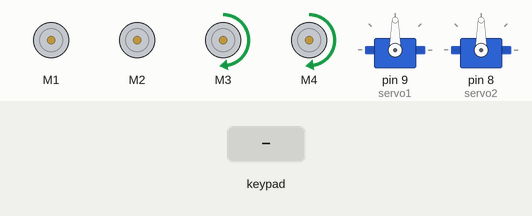
This sketch was run on a simulated Arduino Uno, built with avr-gcc and run on an emulated ATmega328P. Parts: 4 × DC motor (green arrow = forward, orange = backward, longer = faster), 2 × servo. The test bench sets the inputs (shaded band).

Above: at 1.2 s.
1.3 s: key 'U' pressed
At 2.5 s:
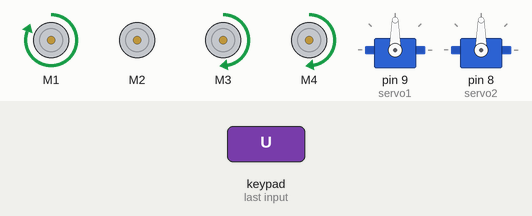
2.8 s: key 'L' pressed
At 4.0 s:
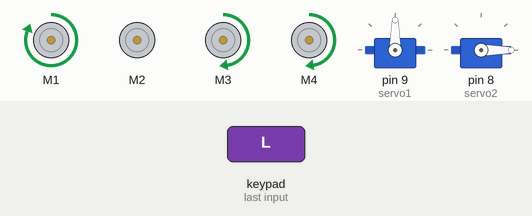
4.3 s: key 'D' pressed
At 5.5 s:
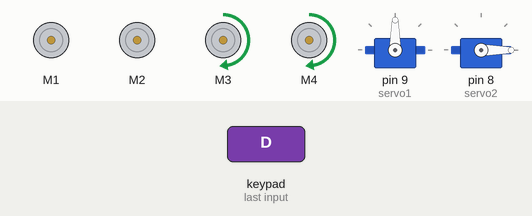
5.8 s: key 'R' pressed
At 7.0 s:
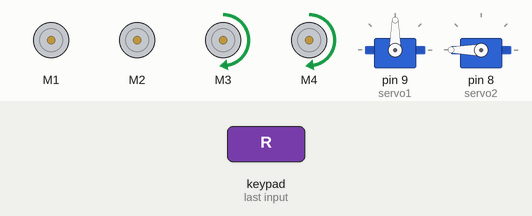
7.3 s: key 'O' pressed
At 8.5 s:
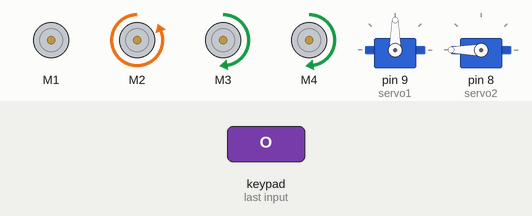
8.8 s: key 'S' pressed
At 9.9 s:
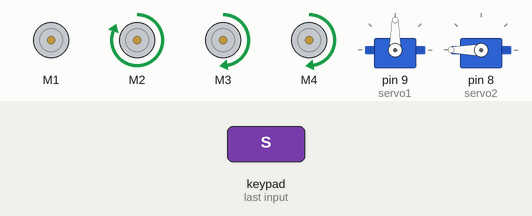
Timing chart, 0 to 11.3 s (numbered marks = the images above; inputs shaded):
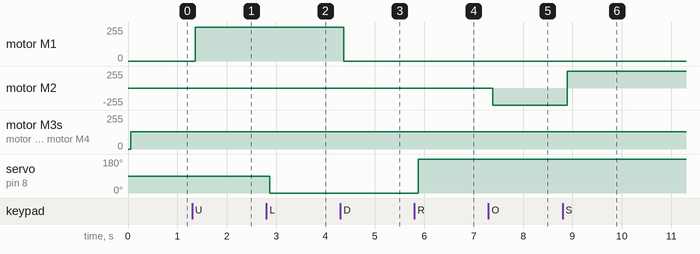

Measured:
- after the input at 1.3 s, motor M1: stopped → forward 255/255 after 0.06 s
- after the input at 2.8 s, servo on pin 8 (servo2): 90° → 0° after 0.07 s
- after the input at 4.3 s, motor M1: forward 255/255 → stopped after 0.07 s
- after the input at 5.8 s, servo on pin 8 (servo2): 0° → 180° after 0.08 s
- after the input at 7.3 s, motor M2: stopped → backward 255/255 after 0.09 s
- after the input at 8.8 s, motor M2: backward 255/255 → forward 255/255 after 0.10 s

The sketch:

HBT_PKK.ino
```cpp
#include <PS2X_lib.h>

#include<Servo.h>

#include <AFMotor.h>


#include <AFMotor.h>

Servo servo1;
Servo servo2;
PS2X ps2;

#define PS2_DAT A0
#define PS2_CMD A1
#define PS2_SEL A2
#define PS2_CLK A4

bool oneHandMode = true;

AF_DCMotor motor1(1);  // Bắn bóng
AF_DCMotor motor2(2);  // Vơ bóng
AF_DCMotor motor3(3);  // Phải
AF_DCMotor motor4(4);  // Trái

void setup() {
  ps2.config_gamepad(PS2_CLK, PS2_CMD, PS2_SEL, PS2_DAT);

  motor1.setSpeed(255);
  motor2.setSpeed(255);
  motor3.setSpeed(255);
  motor4.setSpeed(255);

  servo1.attach(9);
  servo2.attach(8);
}

void loop() {
  ps2.read_gamepad();
  delay(50);

  // Đổi chế độ lái khi nút L1 được nhấn
  if (ps2.ButtonPressed(PSB_L1)) {
    oneHandMode = !oneHandMode;
    delay(100);
  }

  // one hand mode
  if (oneHandMode) {
    // Chế độ lái một tay: Sử dụng joystick bên trái
    int16_t joyY = ps2.Analog(PSS_LY);

    int motorSpeed = map(abs(joyY), 0, 255, 0, 255);
    int motor3Speed = joyY > 0 ? motorSpeed : -motorSpeed;
    int motor4Speed = joyY > 0 ? motorSpeed : -motorSpeed;

    // Điều khiển motor
    motor3.run(joyY > 0 ? FORWARD : BACKWARD);
    motor4.run(joyY > 0 ? FORWARD : BACKWARD);
    motor3.setSpeed(abs(motor3Speed));
    motor4.setSpeed(abs(motor4Speed));
  } else {
    // Chế độ lái hai tay: Sử dụng joystick bên phải và bên trái
    int16_t joyRightX = ps2.Analog(PSS_RX);
    int16_t joyLeftY = ps2.Analog(PSS_LY);

    int motorSpeedRight = map(abs(joyRightX), 0, 255, 0, 255);
    int motorSpeedLeft = map(abs(joyLeftY), 0, 255, 0, 255);
    int motor1Speed = joyRightX > 0 ? motorSpeedRight : -motorSpeedRight;
    int motor2Speed = joyLeftY > 0 ? motorSpeedLeft : -motorSpeedLeft;

    // Điều khiển motor
    motor1.run(joyRightX > 0 ? FORWARD : BACKWARD);
    motor2.run(joyLeftY > 0 ? FORWARD : BACKWARD);
    motor1.setSpeed(abs(motor1Speed));
    motor2.setSpeed(abs(motor2Speed));
  }

  // Điều khiển motor 1 bắn bóng và vơ bóng
  if (ps2.ButtonPressed(PSB_PAD_UP)) {
    motor1.run(FORWARD);
    motor1.setSpeed(255);
  } else if (ps2.ButtonPressed(PSB_PAD_DOWN)) {
    motor1.run(RELEASE);
  }

  if (ps2.ButtonPressed(PSB_RED)) {
    motor2.run(BACKWARD);
  } else if (ps2.ButtonPressed(PSB_PINK)) {
    motor2.run(FORWARD);
  } else if (ps2.ButtonPressed(PSB_GREEN)) {
    motor2.run(RELEASE);
  }

  // Điều khiển servo 1
  if (ps2.ButtonPressed(PSB_R1)) {
    servo1.write(90);
  } else if (ps2.ButtonPressed(PSB_R2)) {
    servo1.write(0);
  }

  // Điều khiển servo 2
  if (ps2.ButtonPressed(PSB_PAD_RIGHT)) {
    servo2.write(180);
  } else if (ps2.ButtonPressed(PSB_PAD_LEFT)) {
    servo2.write(0);
  }

  delay(50);
}
```
